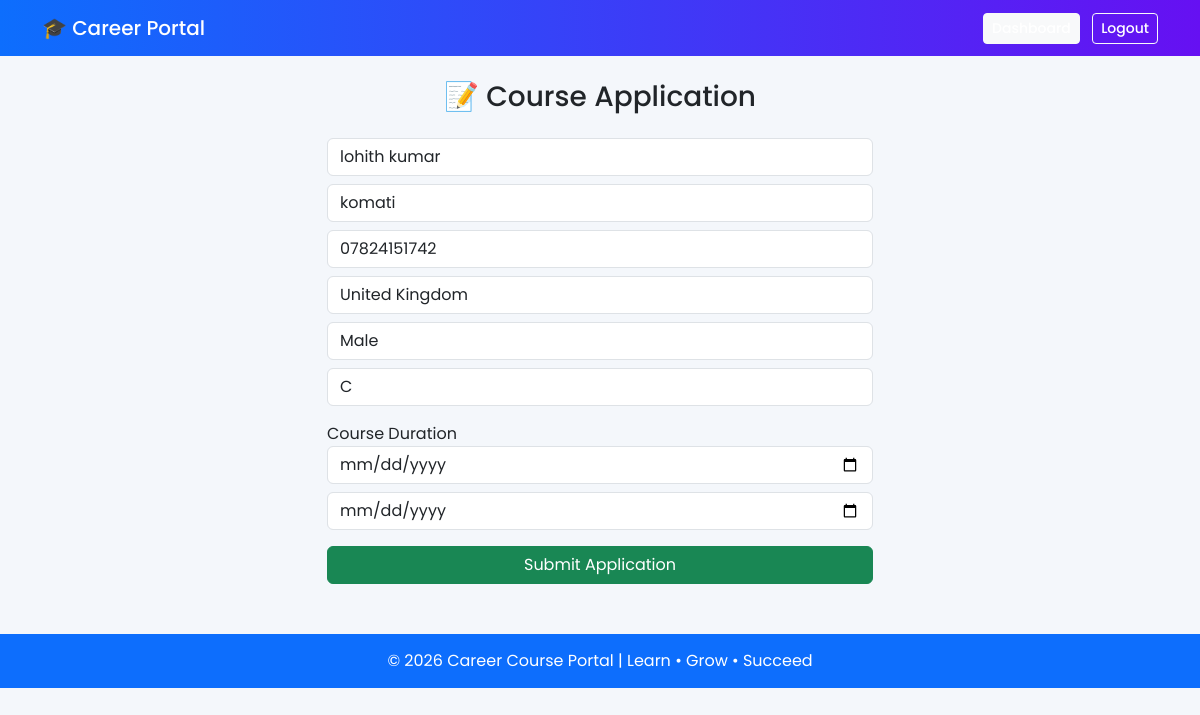
Screenshot of /application/ (signed in) with the database file from the repository.
### students/models.py (models this page shows, shortened)
class StudentApplication(models.Model):
    GENDER_CHOICES = [
        ('Male', 'Male'),
        ('Female', 'Female'),
    ]
    COURSE_CHOICES = [
        ('Python', 'Python'),
        ('C', 'C'),
        ('C++', 'C++'),
        ('Java', 'Java'),
        ('Machine Learning', 'Machine Learning'),
        ('Deep Learning', 'Deep Learning'),
    ]
    user = models.OneToOneField(User, on_delete=models.CASCADE)
    first_name = models.CharField(max_length=100)
    last_name = models.CharField(max_length=100)
    phone = models.CharField(max_length=15)
    country = models.CharField(max_length=50)
    gender = models.CharField(max_length=10, choices=GENDER_CHOICES)
    course = models.CharField(max_length=50, choices=COURSE_CHOICES)
    start_date = models.DateField()
    end_date = models.DateField()

### students/views.py (the view, shortened to what this page needs)
# urls.py: path('application/', application_form, name='application'),
@login_required
def application_form(request):
    data = StudentApplication.objects.filter(user=request.user).first()
    courses = [
        'Python',
        'C',
        'C++',
        'Java',
        'Machine Learning',
        'Deep Learning'
    ]
    return render(
        request,
        'students/application.html',
        {
            'data': data,
            'courses': courses
        }
    )

### students/templates/students/application.html (shortened to what this page needs)
{% extends 'students/base.html' %}
{% block content %}
<div class="row justify-content-center">
  <div class="col-md-6">
    <h3 class="text-center mb-4">📝 Course Application</h3>
    <form method="post">
      <input
        type="text"
        name="first_name"
        value="{{ data.first_name|default:'' }}"
        class="form-control mb-2"
        placeholder="First Name"
        required
      >
      <input
        type="text"
        name="last_name"
        value="{{ data.last_name|default:'' }}"
        class="form-control mb-2"
        placeholder="Last Name"
        required
      >
      <input
        type="text"
        name="phone"
        value="{{ data.phone|default:'' }}"
        class="form-control mb-2"
        placeholder="Phone"
        required
      >
      <input
        type="text"
        name="country"
        value="{{ data.country|default:'' }}"
        class="form-control mb-2"
        placeholder="Country"
        required
      >
      <select name="gender" class="form-control mb-2" required>
        <option value="Male" {% if data and data.gender == 'Male' %}selected{% endif %}>
          Male
        </option>
      </select>
      <select name="course" class="form-control mb-2" required>
        {% for c in courses %}
          <option value="{{ c }}" {% if data and data.course == c %}selected{% endif %}>
            {{ c }}
          </option>
        {% endfor %}
      </select>
      <label class="mt-2">Course Duration</label>
      <input
        type="date"
        name="start_date"
        value="{{ data.start_date|default:'' }}"
        class="form-control mb-2"
        required
      >
      <input
        type="date"
        name="end_date"
        value="{{ data.end_date|default:'' }}"
        class="form-control mb-3"
        required
      >
      <button type="submit" class="btn btn-success w-100">
        Submit Application
      </button>
    </form>
  </div>
</div>
{% endblock %}

### students/templates/students/base.html (style rules this page uses)
body { font-family: 'Poppins', sans-serif; background: #f4f7fb; }

### rows the page displays
StudentApplication: first_name "lohith kumar", last_name "komati", phone "07824151742", country "United Kingdom", gender "Male", course "C"
